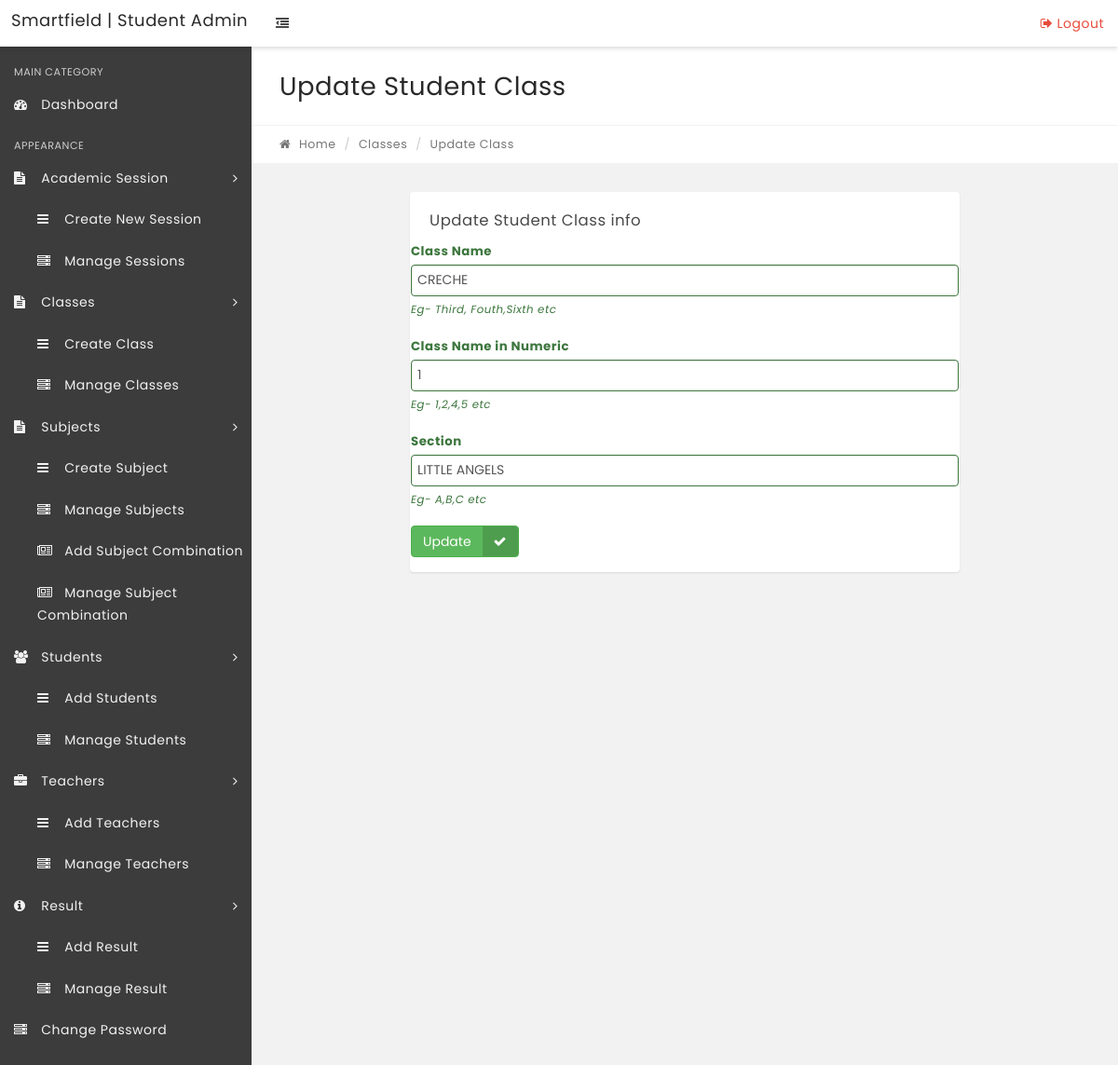
The page /studentsadmin/edit-class.php?classid=12 on the database its author committed.
### tables this page shows
CREATE TABLE `tblclasses` (
  `id` int(11) NOT NULL,
  `ClassName` varchar(80) DEFAULT NULL,
  `ClassNameNumeric` int(4) NOT NULL,
  `Section` varchar(15) NOT NULL,
  `CreationDate` timestamp NOT NULL DEFAULT CURRENT_TIMESTAMP,
  `UpdationDate` timestamp NULL DEFAULT NULL ON UPDATE CURRENT_TIMESTAMP
);

### studentsadmin/edit-class.php (the view, shortened to what this page needs)
<?php
include('includes/config.php');
if(strlen($_SESSION['alogin'])=="")
    {
    header("Location: index.php");
    }
    else{
?>
<!DOCTYPE html>
<html lang="en">
    <head>
        <link rel="stylesheet" href="css/bootstrap.css" media="screen" >
        <link rel="stylesheet" href="css/font-awesome.min.css" media="screen" >
        <link rel="stylesheet" href="css/animate-css/animate.min.css" media="screen" >
        <link rel="stylesheet" href="css/lobipanel/lobipanel.min.css" media="screen" >
        <link rel="stylesheet" href="css/prism/prism.css" media="screen" >
        <link rel="stylesheet" href="css/main.css" media="screen" >
    </head>
    <body class="top-navbar-fixed">
        <div class="main-wrapper">
            <?php include('includes/topbar.php');?>
            <div class="content-wrapper">
                <div class="content-container">
<?php include('includes/leftbar.php');?>
                    <div class="main-page">
                        <div class="container-fluid">
                            <div class="row page-title-div">
                                <div class="col-md-6">
                                    <h2 class="title">Update Student Class</h2>
                                </div>
                            </div>
                            <div class="row breadcrumb-div">
                                <div class="col-md-6">
                                    <ul class="breadcrumb">
            							<li><a href="dashboard.php"><i class="fa fa-home"></i> Home</a></li>
            							<li><a href="#">Classes</a></li>
            							<li class="active">Update Class</li>
            						</ul>
                                </div>
                            </div>
                        </div>
                        <section class="section">
                            <div class="container-fluid">
                                <div class="row">
                                    <div class="col-md-8 col-md-offset-2">
                                        <div class="panel">
                                            <div class="panel-heading">
                                                <div class="panel-title">
                                                    <h5>Update Student Class info</h5>
                                                </div>
                                            </div>
                                                <form method="post">
<?php
$cid=intval($_GET['classid']);
$sql = "SELECT * from tblclasses where id=:cid";
$query = $dbh->prepare($sql);
$query->bindParam(':cid',$cid,PDO::PARAM_STR);
$query->execute();
$results=$query->fetchAll(PDO::FETCH_OBJ);
if($query->rowCount() > 0)
{
foreach($results as $result)
{   ?>
                                                    <div class="form-group has-success">
                                                        <label for="success" class="control-label">Class Name</label>
                                                		<div class="">
                                                			<input type="text" name="classname" value="<?php echo htmlentities($result->ClassName);?>" required="required" class="form-control" id="success">
                                                            <span class="help-block">Eg- Third, Fouth,Sixth etc</span>
                                                		</div>
                                                	</div>
                                                       <div class="form-group has-success">
                                                        <label for="success" class="control-label">Class Name in Numeric</label>
                                                        <div class="">
                                                            <input type="number" name="classnamenumeric" value="<?php echo htmlentities($result->ClassNameNumeric);?>" required="required" class="form-control" id="success">
                                                            <span class="help-block">Eg- 1,2,4,5 etc</span>
                                                        </div>
                                                    </div>
                                                     <div class="form-group has-success">
                                                        <label for="success" class="control-label">Section</label>
                                                        <div class="">
                                                            <input type="text" name="section" value="<?php echo htmlentities($result->Section);?>" class="form-control" required="required" id="success">
                                                            <span class="help-block">Eg- A,B,C etc</span>
                                                        </div>
                                                    </div>
                                                    <?php }} ?>
  <div class="form-group has-success">
                                                        <div class="">
                                                           <button type="submit" name="update" class="btn btn-success btn-labeled">Update<span class="btn-label btn-label-right"><i class="fa fa-check"></i></span></button>
                                                    </div>
                                                </form>
                                            </div>
                                        </div>
                                    </div>
                                </div>
                            </div>
                    </div>
                </div>
            </div>
    </body>
</html>
<?php  } ?>

### rows shown on the page
tblclasses: classname "CRECHE", classnamenumeric "1", section "LITTLE ANGELS"
